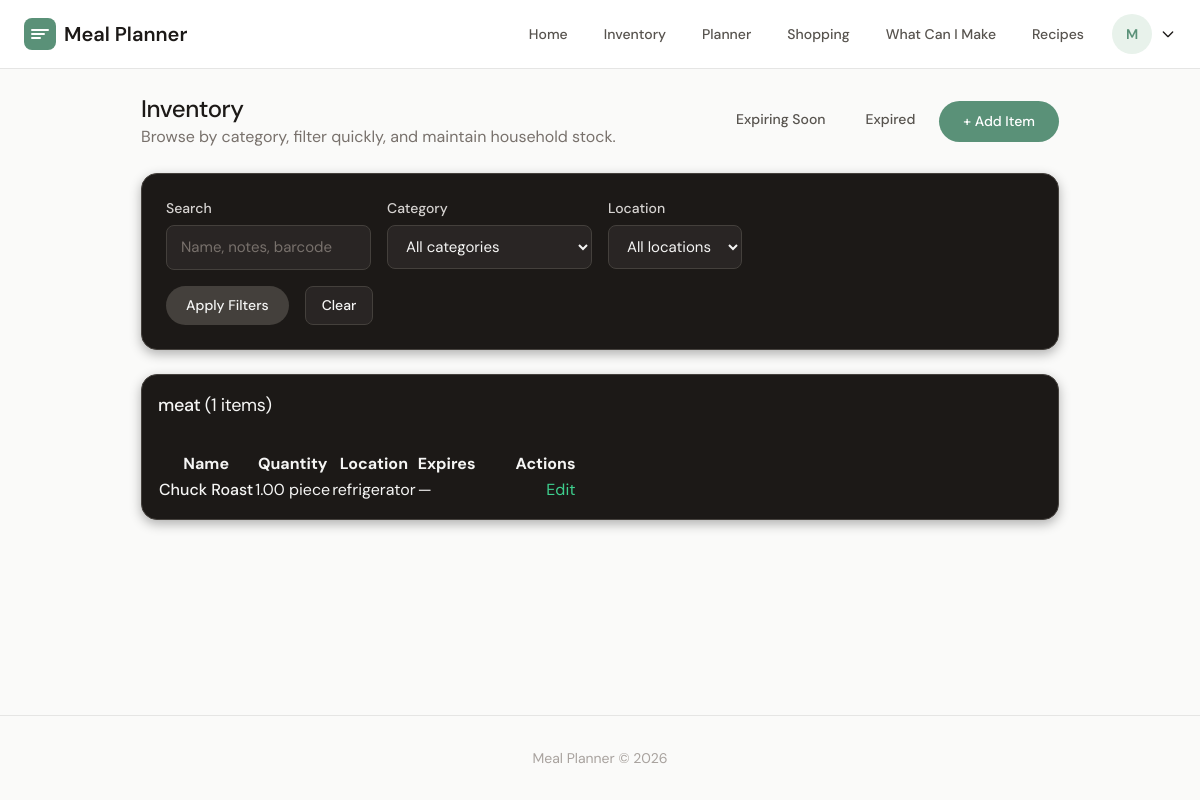
/inventory/ (signed in), run on the app's committed database.
### accounts/models.py (models this page shows, shortened)
class CustomUser(AbstractUser):
    household = models.ForeignKey(
        "household.Household",
        on_delete=models.SET_NULL,
        null=True,
        blank=True,
    )
    class Meta:
        ordering = ["email"]

### inventory/models.py (models this page shows, shortened)
class InventoryItem(models.Model):
    CATEGORY_CHOICES = [
        ("produce", "Produce"),
        ("dairy", "Dairy"),
        ("meat", "Meat & Seafood"),
        ("frozen", "Frozen"),
        ("pantry", "Pantry"),
        ("beverages", "Beverages"),
        ("condiments", "Condiments & Sauces"),
        ("snacks", "Snacks"),
        ("bakery", "Bakery"),
        ("other", "Other"),
    ]
    LOCATION_CHOICES = [
        ("pantry", "Pantry"),
        ("refrigerator", "Refrigerator"),
        ("freezer", "Freezer"),
        ("counter", "Counter"),
        ("cabinet", "Cabinet"),
    ]
    UNIT_CHOICES = [
        ("oz", "ounce"),
        ("lb", "pound"),
        ("cup", "cup"),
        ("tbsp", "tablespoon"),
        ("tsp", "teaspoon"),
        ("g", "gram"),
        ("kg", "kilogram"),
        ("ml", "milliliter"),
        ("l", "liter"),
        ("piece", "piece"),
        ("dozen", "dozen"),
        ("pack", "pack"),
        ("box", "box"),
        ("can", "can"),
        ("bottle", "bottle"),
        ("bag", "bag"),
    ]
    household = models.ForeignKey(
        Household, on_delete=models.CASCADE, related_name="inventory_items"
    )
    name = models.CharField(max_length=200, db_index=True)
    quantity = models.DecimalField(max_digits=8, decimal_places=2, default=1)
    unit = models.CharField(max_length=20, choices=UNIT_CHOICES, default="piece")
    category = models.CharField(
        max_length=20, choices=CATEGORY_CHOICES, default="other"
    )
    location = models.CharField(
        max_length=20, choices=LOCATION_CHOICES, default="pantry"
    )
    expiration_date = models.DateField(null=True, blank=True)
    notes = models.TextField(blank=True)
    image = models.ImageField(upload_to="inventory/%Y/%m/%d/", blank=True, null=True)
    barcode = models.CharField(max_length=50, blank=True, db_index=True)
    created_at = models.DateTimeField(auto_now_add=True)
    updated_at = models.DateTimeField(auto_now=True)
    class Meta:
        ordering = ["name"]
        indexes = [
            models.Index(fields=["household", "name"]),
            models.Index(fields=["household", "expiration_date"]),
        ]

### inventory/views.py (the view)
# urls.py: path("", views.InventoryListView.as_view(), name="inventory_list"),
class InventoryListView(LoginRequiredMixin, ListView):
    model = InventoryItem
    template_name = "inventory/inventory_list.html"
    context_object_name = "items"
    def get_queryset(self):
        queryset = InventoryItem.objects.filter(household=self.request.user.household)
        query = self.request.GET.get("q", "").strip()
        category = self.request.GET.get("category", "").strip()
        location = self.request.GET.get("location", "").strip()
        if query:
            queryset = queryset.filter(
                Q(name__icontains=query)
                | Q(notes__icontains=query)
                | Q(barcode__icontains=query)
            )
        if category:
            queryset = queryset.filter(category=category)
        if location:
            queryset = queryset.filter(location=location)
        return queryset.order_by("name")
    def get_context_data(self, **kwargs):
        context = super().get_context_data(**kwargs)
        grouped_items = {}
        for item in context["items"]:
            category_key = item.category or "other"
            grouped_items.setdefault(category_key, []).append(item)
        context["grouped_items"] = grouped_items
        context["category_choices"] = InventoryItem.CATEGORY_CHOICES
        context["location_choices"] = InventoryItem.LOCATION_CHOICES
        context["filters"] = {
            "q": self.request.GET.get("q", "").strip(),
            "category": self.request.GET.get("category", "").strip(),
            "location": self.request.GET.get("location", "").strip(),
        }
        return context

### templates/inventory/inventory_list.html (shortened to what this page needs)
{% extends "base.html" %}
{% block content %}
<div class="max-w-6xl mx-auto space-y-6">
    <div class="flex flex-wrap justify-between gap-4 items-center">
        <div>
            <h1 class="text-2xl font-medium">Inventory</h1>
            <p style="color: var(--text-light-gray);">Browse by category, filter quickly, and maintain household stock.</p>
        </div>
        <div class="flex gap-2">
            <a href="{% url 'inventory:inventory_expiring' %}" class="btn-ghost">Expiring Soon</a>
            <a href="{% url 'inventory:inventory_expired' %}" class="btn-ghost">Expired</a>
            <a href="{% url 'inventory:inventory_add' %}" class="btn-pill">+ Add Item</a>
        </div>
    </div>
    <form method="get" class="card-dark p-6">
        <div class="grid md:grid-cols-4 gap-4">
            <div>
                <label class="label-dark" for="q">Search</label>
                <input id="q" type="text" name="q" value="{{ filters.q }}" class="input-dark" placeholder="Name, notes, barcode">
            </div>
            <div>
                <label class="label-dark" for="category">Category</label>
                <select id="category" name="category" class="input-dark" style="width: auto;">
                    <option value="">All categories</option>
                </select>
            </div>
            <div>
                <label class="label-dark" for="location">Location</label>
                <select id="location" name="location" class="input-dark" style="width: auto;">
                    <option value="">All locations</option>
                </select>
            </div>
        </div>
        <div class="flex gap-4 mt-4">
            <button type="submit" class="btn-pill-muted">Apply Filters</button>
            <a href="{% url 'inventory:inventory_list' %}" class="btn-ghost">Clear</a>
        </div>
    </form>
    {% if not items %}
    <div class="card-dark p-8 text-center">
        <p class="text-lg font-medium">No inventory items found.</p>
        <p style="color: var(--text-light-gray); margin-top: 8px;">Try relaxing filters or add an item.</p>
    </div>
    {% else %}
        {% for category, category_items in grouped_items.items %}
        <div class="card-dark">
            <div class="p-4" style="border-bottom: 1px solid var(--border-dark);">
                <h2 class="text-lg font-medium">
                    {% if category == "other" or not category %}Uncategorized{% else %}{{ category }}{% endif %}
                    <span style="color: var(--text-mid-gray); font-weight: 400;">({{ category_items|length }} items)</span>
                </h2>
            </div>
            <div class="p-4">
                <table class="table-dark">
                    <thead>
                        <tr>
                            <th>Name</th>
                            <th>Quantity</th>
                            <th>Location</th>
                            <th>Expires</th>
                            <th style="width: 100px; text-align: right;">Actions</th>
                        </tr>
                    </thead>
                    <tbody>
                        {% for item in category_items %}
                        <tr>
                            <td>
                                <div class="font-medium">{{ item.name }}</div>
                            </td>
                            <td>{{ item.quantity }} {{ item.unit }}</td>
                            <td>{{ item.location|default:"—" }}</td>
                            <td>
                                {% if item.expiration_date %}
                                    <span style="{% if item.expired %}color: #fc7981;{% elif item.expiring_soon %}color: var(--lemon-500);{% endif %}">
                                        {{ item.expiration_date|date:"M d, Y" }}
                                    </span>
                                {% else %}—{% endif %}
                            </td>
                            <td style="text-align: right;">
                                <a href="{% url 'inventory:inventory_edit' item.pk %}" class="link-green">Edit</a>
                            </td>
                        </tr>
                        {% endfor %}
                    </tbody>
                </table>
            </div>
        </div>
        {% endfor %}
    {% endif %}
</div>
{% endblock %}

### templates/base.html (shortened to what this page needs)
<!DOCTYPE html>
<html lang="en">
<head>
    <script src="https://cdn.tailwindcss.com"></script>
    </head>
    <body class="min-h-screen flex flex-col">
        <nav class="nav" x-data="{ menuOpen: false, userMenuOpen: false }">
            <div class="max-w-7xl mx-auto flex items-center justify-between">
                <div>
                    <a href="{% url 'home' %}" class="flex items-center gap-2 text-xl font-semibold" style="color: var(--text-primary); text-decoration: none;">
                        <svg class="w-8 h-8" viewBox="0 0 32 32" fill="none">
                            <rect width="32" height="32" rx="8" fill="var(--brand-primary)"/>
                            <path d="M8 12h16M8 16h12M8 20h8" stroke="white" stroke-width="2" stroke-linecap="round"/>
                        </svg>
                        <span class="hidden sm:inline">Meal Planner</span>
                    </a>
                </div>
                <div class="hidden lg:flex items-center gap-1">
                    <a href="{% url 'home' %}" class="nav-link">Home</a>
                    {% if user.is_authenticated %}
                    <a href="{% url 'inventory:inventory_list' %}" class="nav-link">Inventory</a>
                    <a href="{% url 'meal_planner:planner' %}" class="nav-link">Planner</a>
                    <a href="{% url 'shopping:week' %}" class="nav-link">Shopping</a>
                    <a href="{% url 'shopping:discovery' %}" class="nav-link">What Can I Make</a>
                    {% endif %}
                    <a href="{% url 'recipes:recipe_list' %}" class="nav-link">Recipes</a>
                    {% if user.is_authenticated %}
                    <div class="relative">
                        <button @click="userMenuOpen = !userMenuOpen" class="flex items-center gap-2 ml-2">
                            <div class="avatar">{{ user.username|slice:":1"|upper }}</div>
                            <svg class="w-4 h-4" fill="none" stroke="currentColor" viewBox="0 0 24 24">
                                <path stroke-linecap="round" stroke-linejoin="round" stroke-width="2" d="M19 9l-7 7-7-7"></path>
                            </svg>
                        </button>
                    </div>
                    {% else %}
                    <a href="{% url 'login' %}" class="nav-link">Log in</a>
                    <a href="{% url 'register' %}" class="btn-primary">Get Started</a>
                    {% endif %}
                </div>
            </div>
        </nav>
        <main class="max-w-7xl mx-auto px-4 sm:px-6 py-6 flex-1">
        {% block content %}{% endblock %}
    </main>
    <footer class="py-8 text-center" style="border-top: 1px solid var(--border-subtle);">
        <p class="text-sm" style="color: var(--text-muted);">
            Meal Planner &copy; {% now "Y" %}
        </p>
    </footer>
</body>
</html>

### templates/base.html (style rules this page uses)
:root { --brand-primary: #5a9178; --brand-hover: #487561; --brand-light: #e8f2eb; --brand-green: #3ecf8e; --accent-coral: #e07a5f; --accent-coral-light: #fceeed; --bg-page: #fafaf9; --bg-card: #ffffff; --bg-elevated: #f5f5f4; --border-subtle: #e5e5e4; --border-medium: #d6d6d5; --text-primary: #1c1917; --text-secondary: #57534e; --text-muted: #a8a29e; --text-light-gray: #78716c; --text-mid-gray: #6b7280; --text-off-white: #d1d5db; --success-bg: #dcfce7; --success-text: #16a34a; --warning-bg: #fef3c7; --warning-text: #d97706; --error-bg: #fee2e1; --error-text: #dc2626; --font-primary: 'DM Sans', 'Helvetica Neue', Helvetica, Arial, sans-serif; --font-mono: 'JetBrains Mono', 'Menlo', monospace; }
* { font-family: var(--font-primary); }
body { background-color: var(--bg-page); color: var(--text-primary); font-family: var(--font-primary); font-weight: 400; line-height: 1.50; }
h1, h2, h3, h4, h5, h6 { font-weight: 600; letter-spacing: -0.02em; }
h1 { font-size: 2.5rem; line-height: 1.1; }
h2 { font-size: 1.875rem; line-height: 1.2; }
.card-dark { background: #1c1917; border: 1px solid #44403c; border-radius: 16px; box-shadow: 0 4px 12px rgba(0,0,0,0.3); }
.card-dark, .card-dark * { color: #f5f5f4 !important; }
.card-dark input, .card-dark select, .card-dark textarea { background: #292524 !important; border-color: #44403c !important; color: #f5f5f4 !important; }
.card-dark input::placeholder, .card-dark textarea::placeholder { color: #78716c !important; }
.card-dark select { color: #f5f5f4 !important; }
.card-dark .link, .card-dark a { color: #3ecf8e !important; }
.card-dark .btn-ghost { background: #292524; color: #f5f5f4 !important; border: 1px solid #44403c; }
.card-dark .input-dark { background: #292524; border-color: #44403c; color: #f5f5f4 !important; }
.card-dark .input-dark::placeholder { color: #78716c; }
.card-dark label, .card-dark .label-dark { color: #d6d3d1 !important; }
.card-dark .link-green { color: #3ecf8e !important; }
.btn-pill { background: var(--brand-primary); color: white !important; font-family: var(--font-primary); font-weight: 500; font-size: 0.875rem; padding: 10px 24px; border: none; border-radius: 9999px; cursor: pointer; transition: all 0.2s ease; display: inline-flex; align-items: center; justify-content: center; gap: 0.5rem; }
.btn-pill-muted { background: #44403c; color: #f5f5f4 !important; font-family: var(--font-primary); font-weight: 500; font-size: 0.875rem; padding: 8px 20px; border: none; border-radius: 9999px; cursor: pointer; }
.input-dark { background: #292524; border: 1px solid #44403c; border-radius: 8px; padding: 10px 14px; font-size: 0.9375rem; color: #f5f5f4 !important; width: 100%; transition: all 0.2s ease; }
.input-dark::placeholder { color: #78716c; }
.label-dark { display: block; font-weight: 500; margin-bottom: 6px; color: #d6d3d1 !important; font-size: 0.875rem; }
.link-green { color: #3ecf8e !important; }
.btn-ghost { background: transparent; color: var(--text-secondary); font-family: var(--font-primary); font-weight: 500; font-size: 0.875rem; padding: 8px 16px; border: none; border-radius: 8px; cursor: pointer; transition: all 0.2s ease; }
.nav { background: var(--bg-card); border-bottom: 1px solid var(--border-subtle); padding: 14px 24px; position: sticky; top: 0; z-index: 50; }
.nav-link { font-family: var(--font-primary); font-weight: 500; font-size: 0.875rem; color: var(--text-secondary); text-decoration: none; padding: 8px 16px; border-radius: 8px; transition: all 0.2s ease; }
.avatar { width: 40px; height: 40px; border-radius: 50%; background: var(--brand-light); color: var(--brand-primary); display: flex; align-items: center; justify-content: center; font-weight: 600; font-size: 0.875rem; }

### data on the page
CustomUser: username "M"
InventoryItem: category "meat", category_items "1", name "Chuck Roast", quantity "1.00", unit "piece", location "refrigerator"
